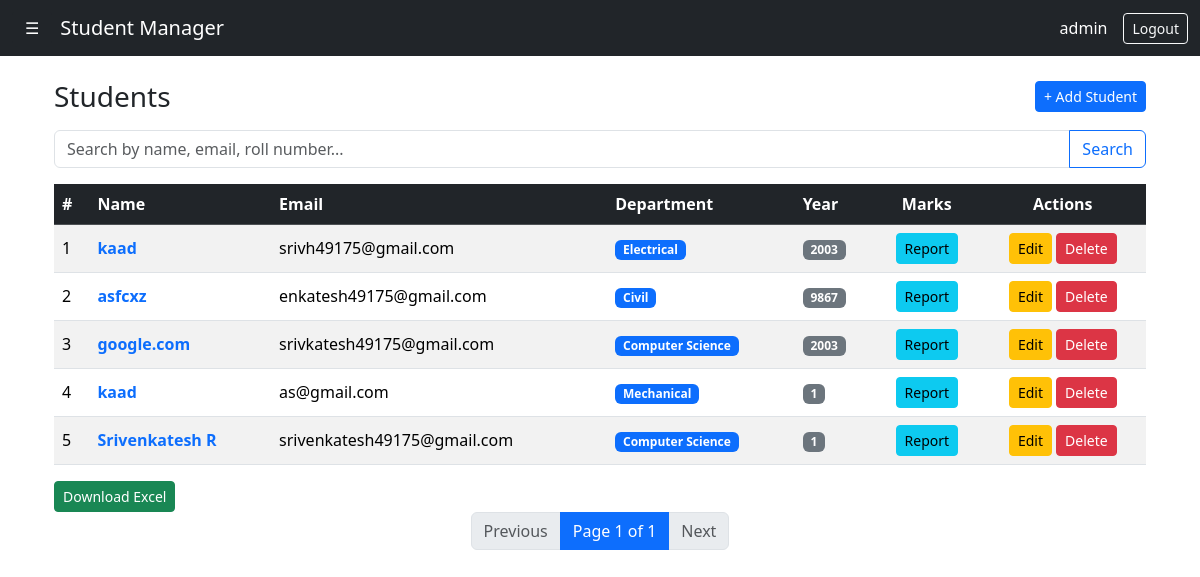
/students/ (signed in), run on an earlier commit of the app's database.
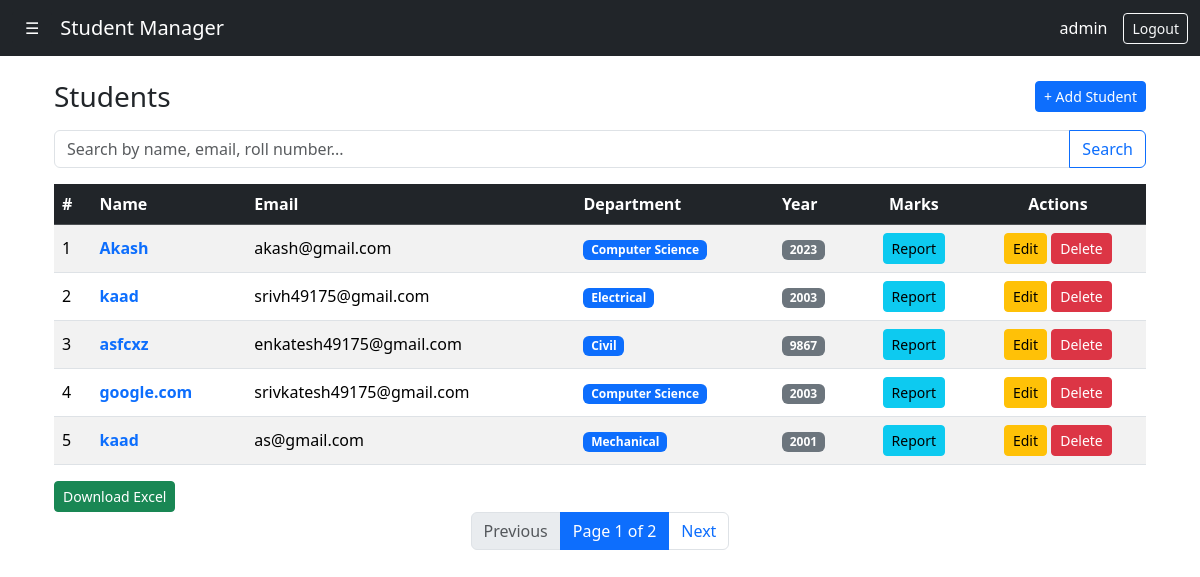
And on a later commit of the database.
### core/models.py (models this page shows, shortened)
class Student(models.Model):
    DEPARTMENT_CHOICES = [
        ('CSE', 'Computer Science'),
        ('ECE', 'Electronics'),
        ('EEE', 'Electrical'),
        ('ME', 'Mechanical'),
        ('CE', 'Civil'),
    ]
    name = models.CharField(max_length=100)
    email = models.EmailField(unique=True)
    age = models.IntegerField(
        validators=[MinValueValidator(1)]
    )
    roll_number = models.CharField(max_length=20)
    department = models.CharField(max_length=100, choices=DEPARTMENT_CHOICES)
    year = models.IntegerField()
    image = models.ImageField(upload_to='students/', blank=True, null=True)
    created_at = models.DateTimeField(auto_now_add=True)

### core/views.py (the view, shortened to what this page needs)
# urls.py: path('students/', views.student_list, name='student_list'),
@login_required
def student_list(request):
    query = request.GET.get('q','')
    students = Student.objects.all().order_by('-created_at')
    paginator = Paginator(students,5)
    page_number = request.GET.get('page')
    page_obj = paginator.get_page(page_number)
    return render(request, 'core/student_list.html', {'page_obj':page_obj,'query':query})

### templates/core/student_list.html (shortened to what this page needs)
{% extends 'core/base.html' %}
{% block content %}
<div class="container mt-4">
    <div class="d-flex justify-content-between align-items-center mb-3">
        <h3 class="mb-0">Students</h3>
        {% if user.is_staff %}
            <a href="{% url 'student_create' %}" class="btn btn-primary btn-sm">
                + Add Student
            </a>
        {% endif %}
    </div>
    <form method="get" class="mb-3">
        <div class="input-group">
            <input
                type="text"
                name="q"
                class="form-control"
                placeholder="Search by name, email, roll number..."
                value="{{ query }}"
            >
            <button class="btn btn-outline-primary" type="submit">
                Search
            </button>
        </div>
    </form>
    <div class="table-responsive">
        <table class="table table-hover table-striped align-middle">
            <thead class="table-dark">
                <tr>
                    <th>#</th>
                    <th>Name</th>
                    <th>Email</th>
                    <th>Department</th>
                    <th>Year</th>
                    <th class="text-center">Marks</th>
                    {% if user.is_staff %}
                        <th class="text-center">Actions</th>
                    {% endif %}
                </tr>
            </thead>
            <tbody>
                {% for student in page_obj %}
                <tr>
                    <td>{{ forloop.counter }}</td>
                    <td>
                        <a href="{% url 'student_detail' student.id %}"
                           class="fw-semibold text-decoration-none">
                            {{ student.name }}
                        </a>
                    </td>
                    <td>{{ student.email }}</td>
                    <td>
                        <span class="badge bg-primary">
                            {{ student.get_department_display }}
                        </span>
                    </td>
                    <td>
                        <span class="badge bg-secondary">
                            {{ student.year }}
                        </span>
                    </td>
                    <td class="text-center">
                        <a href="{% url 'student_report' student.id %}"
                            class="btn btn-info btn-sm">
                            Report
                        </a>
                    </td>
                    {% if user.is_staff %}
                    <td class="text-center">
                        <a href="{% url 'student_update' student.id %}"
                           class="btn btn-warning btn-sm">
                            Edit
                        </a>
                        <a href="{% url 'student_delete' student.id %}"
                           class="btn btn-danger btn-sm">
                            Delete
                        </a>
                    </td>
                    {% endif %}
                </tr>
                {% empty %}
                <tr>
                    <td colspan="6" class="text-center text-muted">
                        No students found
                    </td>
                </tr>
                {% endfor %}
            </tbody>
        </table>
    </div>
    {% if user.is_staff %}
        <a href="{% url 'export_all_students_excel' %}"
        class="btn btn-success btn-sm">
        Download Excel
        </a>
        {% endif %}
    <nav aria-label="Student list pagination">
        <ul class="pagination justify-content-center">
            {% if page_obj.has_previous %}
                <li class="page-item">
                    <a class="page-link"
                       href="?q={{ query }}&page={{ page_obj.previous_page_number }}">
                        Previous
                    </a>
                </li>
            {% else %}
                <li class="page-item disabled">
                    <span class="page-link">Previous</span>
                </li>
            {% endif %}
            <li class="page-item active">
                <span class="page-link">
                    Page {{ page_obj.number }} of {{ page_obj.paginator.num_pages }}
                </span>
            </li>
            {% if page_obj.has_next %}
                <li class="page-item">
                    <a class="page-link"
                       href="?q={{ query }}&page={{ page_obj.next_page_number }}">
                        Next
                    </a>
                </li>
            {% else %}
                <li class="page-item disabled">
                    <span class="page-link">Next</span>
                </li>
            {% endif %}
        </ul>
    </nav>
</div>
{% endblock %}

### templates/core/base.html (shortened to what this page needs)
<!DOCTYPE html>
<html lang="en">
<head>
    <link href="https://cdn.jsdelivr.net/npm/bootstrap@5.3.2/dist/css/bootstrap.min.css" rel="stylesheet">
</head>
<body>
<nav class="navbar navbar-dark bg-dark">
    <div class="container-fluid">
        <button class="btn btn-dark"
                type="button"
                data-bs-toggle="offcanvas"
                data-bs-target="#sidebar"
                aria-controls="sidebar">
            ☰
        </button>
        <a class="navbar-brand ms-2" href="{% url 'home' %}">
            Student Manager
        </a>
        <div class="d-flex align-items-center ms-auto">
            {% if user.is_authenticated %}
                <span class="text-white me-3">
                    {{ user.username }}
                </span>
                <form method="post" action="{% url 'logout' %}" class="mb-0">
                    <button class="btn btn-outline-light btn-sm">
                        Logout
                    </button>
                </form>
            {% else %}
                <a href="{% url 'login' %}" class="btn btn-outline-light btn-sm">
                    Login
                </a>
            {% endif %}
        </div>
    </div>
</nav>
<div class="container">
    {% block content %}{% endblock %}
</div>
</body>
</html>

What changed in the data, as far as the page shows it:
no longer on this page (row unchanged): Student: name "Srivenkatesh R", email "srivenkatesh49175@gmail.com", department "Computer Science", year "1"
added Student: name "Akash", email "akash@gmail.com", department "Computer Science", year "2023"
changed Student "as@gmail.com": year "1" → "2001"
Also different on the page:
{{ page_obj.paginator.num_pages }}: "1" → "2"
